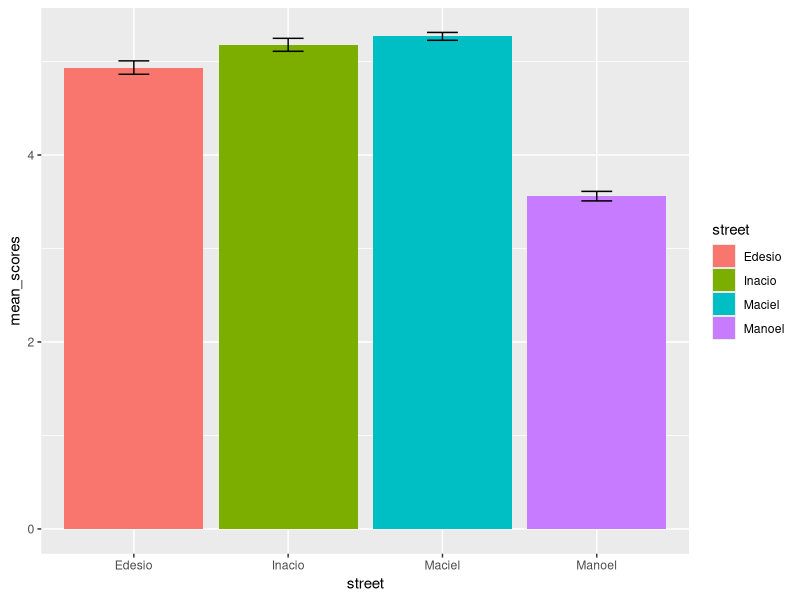
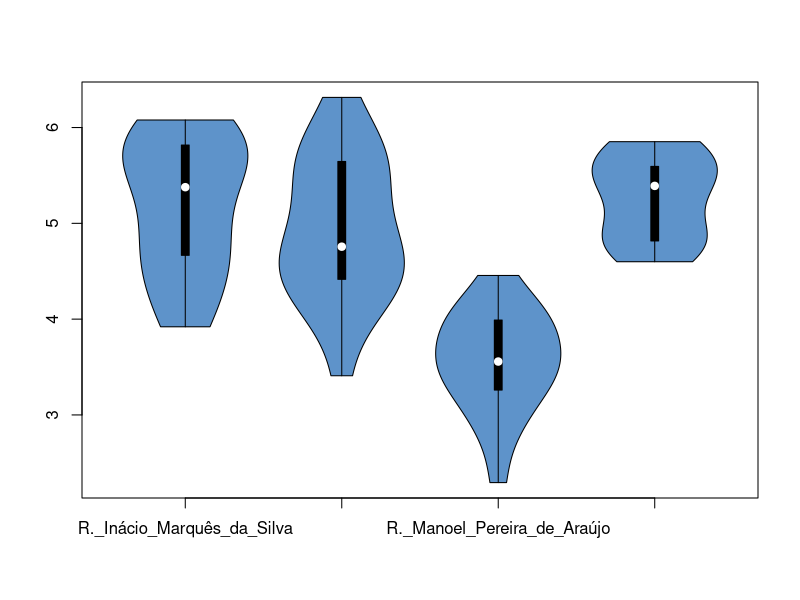

Generate these figures, in order, with R:
## ---- chunk 1
library("vioplot")
library("ggplot2")
library("dplyr")
## ---- chunk 2
data <- read.csv("qscores-df.csv", header = TRUE)

edesio_scores = filter(data, street == "R._Edésio_Silva")$qscore
edesio_sd = sd(edesio_scores)
inacio_scores = filter(data, street == "R._Inácio_Marquês_da_Silva")$qscore
inacio_sd = sd(inacio_scores)
manoel_scores = filter(data, street == "R._Manoel_Pereira_de_Araújo")$qscore
manoel_sd = sd(manoel_scores)
maciel_scores = filter(data, street == "R._Maciel_Pinheiro")$qscore
maciel_sd = sd(maciel_scores)

new_frame = data.frame(mean_scores = c(mean(maciel_scores), mean(manoel_scores), mean(edesio_scores), mean(inacio_scores)), street = c("Maciel", "Manoel", "Edesio", "Inacio"), ci = c(maciel_sd * 1.96 / length(maciel_scores),  manoel_sd * 1.96 / length(manoel_scores), edesio_sd * 1.96 / length(edesio_scores), inacio_sd * 1.96 / length(inacio_scores)))

ggplot(new_frame, aes(x=street, y=mean_scores, fill=street)) + 
    geom_bar(position=position_dodge(), stat="identity") +
    geom_errorbar(aes(ymin=mean_scores-ci, ymax=mean_scores+ci),
                  width=.2,                    # Width of the error bars
                  position=position_dodge(.9))

## ---- chunk 3
value <- data$qscore

with(data , vioplot( value[street=="R._Inácio_Marquês_da_Silva"] , value[street=="R._Edésio_Silva"], value[street=="R._Manoel_Pereira_de_Araújo"], value[street=="R._Maciel_Pinheiro"],  col=rgb(0.1,0.4,0.7,0.7) , names=c("R._Inácio_Marquês_da_Silva","R._Edésio_Silva","R._Manoel_Pereira_de_Araújo", "R._Maciel_Pinheiro") ))
## ---- chunk 4
summary(filter(data, street == "R._Inácio_Marquês_da_Silva")$qscore)
summary(filter(data, street == "R._Edésio_Silva")$qscore)
summary(filter(data, street == "R._Maciel_Pinheiro")$qscore)
summary(filter(data, street == "R._Manoel_Pereira_de_Araújo")$qscore)
## ---- chunk 5
summary_inacio = filter(data, street == "R._Inácio_Marquês_da_Silva") %>% group_by(num) %>% summarise(media_ponto = mean(qscore), sd = sd(qscore))
summary_edesio = filter(data, street == "R._Edésio_Silva") %>% group_by(num) %>% summarise(media_ponto = mean(qscore), sd = sd(qscore))
summary_maciel = filter(data, street == "R._Maciel_Pinheiro") %>% group_by(num) %>% summarise(media_ponto = mean(qscore), sd = sd(qscore))
summary_manoel = filter(data, street == "R._Manoel_Pereira_de_Araújo") %>% group_by(num) %>% summarise(media_ponto = mean(qscore), sd = sd(qscore))
## ---- chunk 6
summary_inacio
## ---- chunk 7
library("knitr")
inacio <- filter(data, street == "R._Inácio_Marquês_da_Silva") %>% group_by(num) %>% arrange(street, num, angle) %>% select(url, street, num, angle, qscore)

show_street_data <- function (current_df){
    cat("<div class='row'>")
    for(i in 1:nrow(current_df)) {
      row <- current_df[i,]
      url <- as.character(row$url)
      street <- as.character(row$street)
      num <- row$num
      angle <- row$angle
      score <- row$qscore
      cat("<div class='col-xs-3'>")
      cat("<img src='", url,"' width='300px'>", sep = "")
      cat("<div class='caption'>", street, " " , num , ", ", angle, " -> ", score,  "</div>", sep="")
      cat("</div>")
      if (i > 1 && i %% 4 == 0){
        cat("</div>")
        cat("<div class='row'>")
      }
    }
}

show_street_data(inacio)

## ---- chunk 8
summary_edesio
## ---- chunk 9
edesio <- filter(data, street == "R._Edésio_Silva") %>% group_by(num) %>% arrange(street, num, angle) %>% select(url, street, num, angle, qscore)
show_street_data(edesio)
## ---- chunk 10
summary_maciel
## ---- chunk 11
maciel <- filter(data, street == "R._Maciel_Pinheiro") %>% group_by(num) %>% arrange(street, num, angle) %>% select(url, street, num, angle, qscore)
show_street_data(maciel)
## ---- chunk 12
summary_manoel
## ---- chunk 13
manoel <- filter(data, street == "R._Manoel_Pereira_de_Araújo") %>% group_by(num) %>% arrange(street, num, angle) %>% select(url, street, num, angle, qscore)
show_street_data(manoel)
